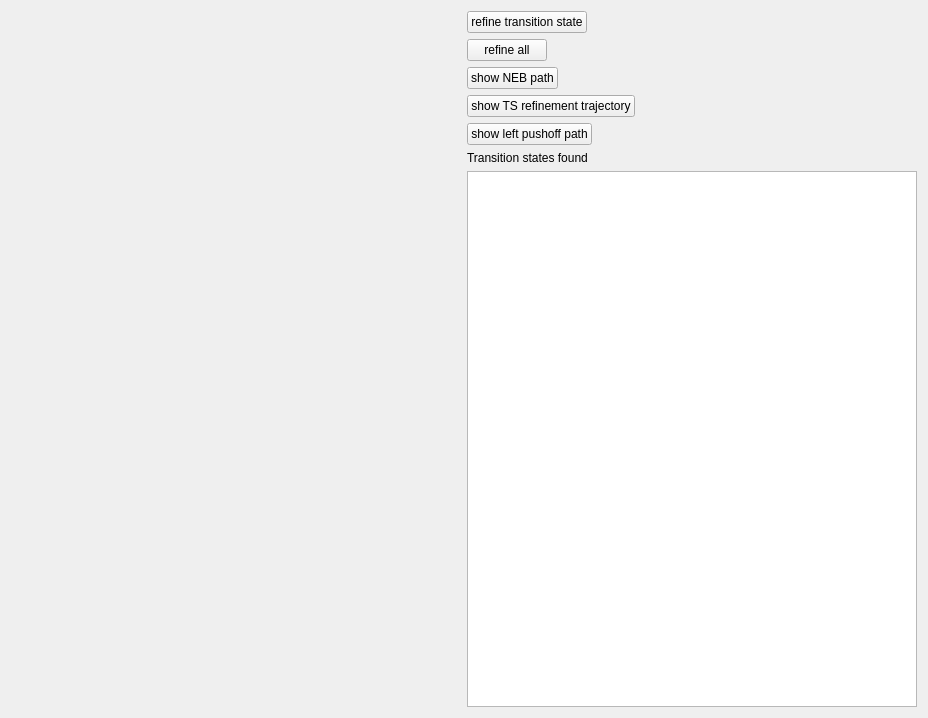
<?xml version="1.0" encoding="UTF-8"?>
<ui version="4.0">
 <class>Form</class>
 <widget class="QWidget" name="Form">
  <property name="geometry">
   <rect>
    <x>0</x>
    <y>0</y>
    <width>928</width>
    <height>718</height>
   </rect>
  </property>
  <property name="windowTitle">
   <string>Form</string>
  </property>
  <layout class="QHBoxLayout" name="horizontalLayout">
   <item>
    <layout class="QVBoxLayout" name="verticalLayout_2">
     <property name="leftMargin">
      <number>0</number>
     </property>
     <item>
      <widget class="NEBWidget" name="wgt_neb" native="true">
       <property name="sizePolicy">
        <sizepolicy hsizetype="Expanding" vsizetype="Expanding">
         <horstretch>0</horstretch>
         <verstretch>0</verstretch>
        </sizepolicy>
       </property>
      </widget>
     </item>
     <item>
      <widget class="Show3DWithSlider" name="wgt_ogl_slider" native="true">
       <property name="sizePolicy">
        <sizepolicy hsizetype="Expanding" vsizetype="Expanding">
         <horstretch>0</horstretch>
         <verstretch>0</verstretch>
        </sizepolicy>
       </property>
      </widget>
     </item>
    </layout>
   </item>
   <item>
    <layout class="QVBoxLayout" name="verticalLayout_3">
     <property name="leftMargin">
      <number>0</number>
     </property>
     <item>
      <layout class="QFormLayout" name="formLayout">
       <property name="fieldGrowthPolicy">
        <enum>QFormLayout::AllNonFixedFieldsGrow</enum>
       </property>
       <property name="leftMargin">
        <number>0</number>
       </property>
       <item row="0" column="0">
        <widget class="QPushButton" name="btn_refineTS">
         <property name="text">
          <string>refine transition state</string>
         </property>
        </widget>
       </item>
       <item row="2" column="0">
        <widget class="QPushButton" name="btn_show_neb_path">
         <property name="text">
          <string>show NEB path</string>
         </property>
        </widget>
       </item>
       <item row="3" column="0">
        <widget class="QPushButton" name="btn_show_ts_path">
         <property name="text">
          <string>show TS refinement trajectory</string>
         </property>
        </widget>
       </item>
       <item row="4" column="0">
        <widget class="QPushButton" name="btn_show_pushoff">
         <property name="text">
          <string>show left pushoff path</string>
         </property>
        </widget>
       </item>
       <item row="1" column="0">
        <widget class="QPushButton" name="pushButton">
         <property name="text">
          <string>refine all</string>
         </property>
        </widget>
       </item>
      </layout>
     </item>
     <item>
      <widget class="QLabel" name="label">
       <property name="text">
        <string>Transition states found</string>
       </property>
      </widget>
     </item>
     <item>
      <widget class="QListWidget" name="list_ts"/>
     </item>
    </layout>
   </item>
  </layout>
 </widget>
 <customwidgets>
  <customwidget>
   <class>NEBWidget</class>
   <extends>QWidget</extends>
   <header>nebdlg.h</header>
   <container>1</container>
  </customwidget>
  <customwidget>
   <class>Show3DWithSlider</class>
   <extends>QWidget</extends>
   <header>show3d.h</header>
   <container>1</container>
  </customwidget>
 </customwidgets>
 <resources/>
 <connections>
  <connection>
   <sender>btn_show_ts_path</sender>
   <signal>clicked()</signal>
   <receiver>Form</receiver>
   <slot>show_TS_path()</slot>
   <hints>
    <hint type="sourcelabel">
     <x>690</x>
     <y>136</y>
    </hint>
    <hint type="destinationlabel">
     <x>628</x>
     <y>91</y>
    </hint>
   </hints>
  </connection>
  <connection>
   <sender>btn_show_neb_path</sender>
   <signal>clicked()</signal>
   <receiver>Form</receiver>
   <slot>show_neb_path()</slot>
   <hints>
    <hint type="sourcelabel">
     <x>588</x>
     <y>103</y>
    </hint>
    <hint type="destinationlabel">
     <x>628</x>
     <y>56</y>
    </hint>
   </hints>
  </connection>
  <connection>
   <sender>btn_show_pushoff</sender>
   <signal>clicked()</signal>
   <receiver>Form</receiver>
   <slot>show_pushoff_path()</slot>
   <hints>
    <hint type="sourcelabel">
     <x>639</x>
     <y>169</y>
    </hint>
    <hint type="destinationlabel">
     <x>631</x>
     <y>144</y>
    </hint>
   </hints>
  </connection>
  <connection>
   <sender>btn_refineTS</sender>
   <signal>clicked()</signal>
   <receiver>Form</receiver>
   <slot>on_refine_transition_state()</slot>
   <hints>
    <hint type="sourcelabel">
     <x>575</x>
     <y>28</y>
    </hint>
    <hint type="destinationlabel">
     <x>923</x>
     <y>17</y>
    </hint>
   </hints>
  </connection>
  <connection>
   <sender>list_ts</sender>
   <signal>currentItemChanged(QListWidgetItem*,QListWidgetItem*)</signal>
   <receiver>Form</receiver>
   <slot>on_list_ts_selected()</slot>
   <hints>
    <hint type="sourcelabel">
     <x>736</x>
     <y>475</y>
    </hint>
    <hint type="destinationlabel">
     <x>922</x>
     <y>480</y>
    </hint>
   </hints>
  </connection>
  <connection>
   <sender>pushButton</sender>
   <signal>clicked()</signal>
   <receiver>Form</receiver>
   <slot>on_refine_all_ts()</slot>
   <hints>
    <hint type="sourcelabel">
     <x>517</x>
     <y>64</y>
    </hint>
    <hint type="destinationlabel">
     <x>925</x>
     <y>65</y>
    </hint>
   </hints>
  </connection>
 </connections>
 <slots>
  <slot>show_TS_path()</slot>
  <slot>show_neb_path()</slot>
  <slot>on_refine_transition_state()</slot>
  <slot>show_pushoff_path()</slot>
  <slot>on_list_ts_selected()</slot>
  <slot>on_refine_all_ts()</slot>
 </slots>
</ui>
